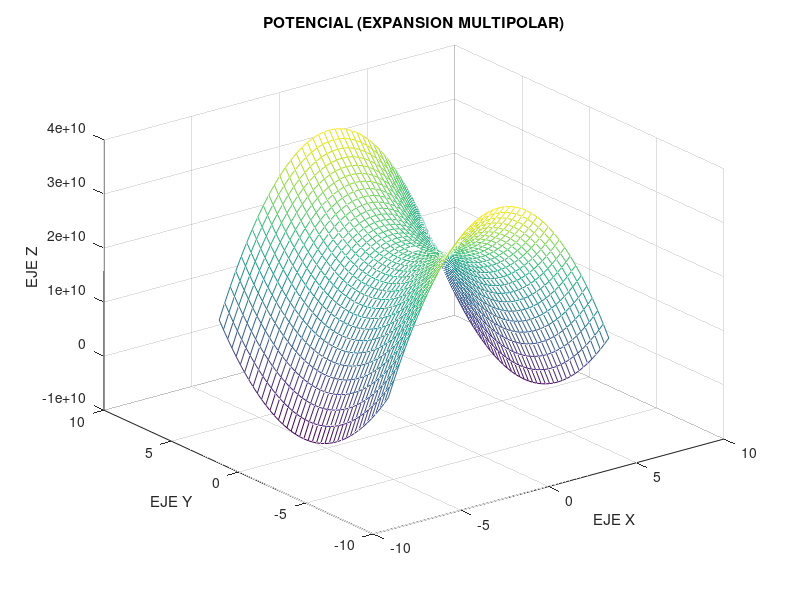
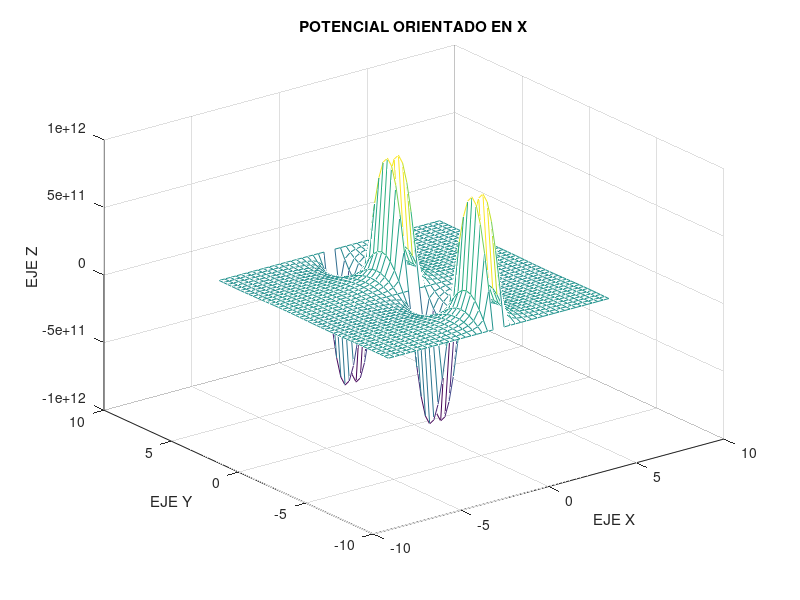
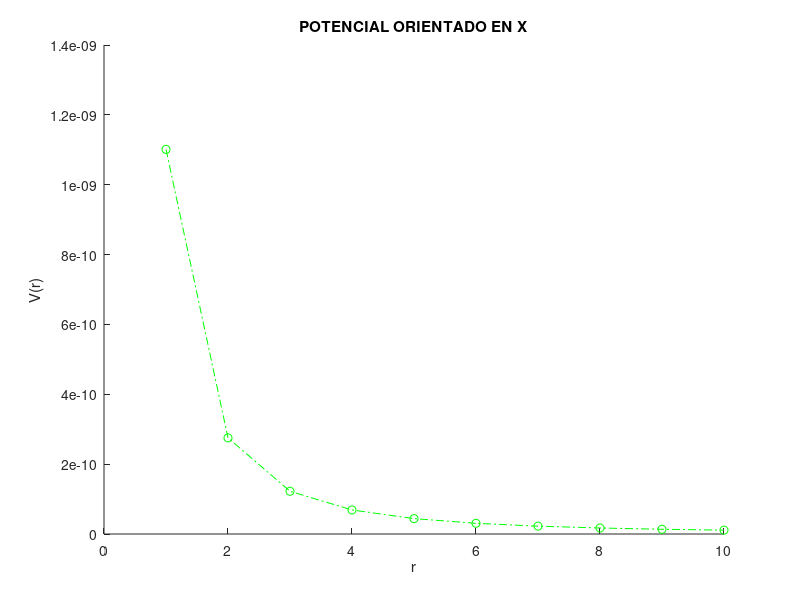
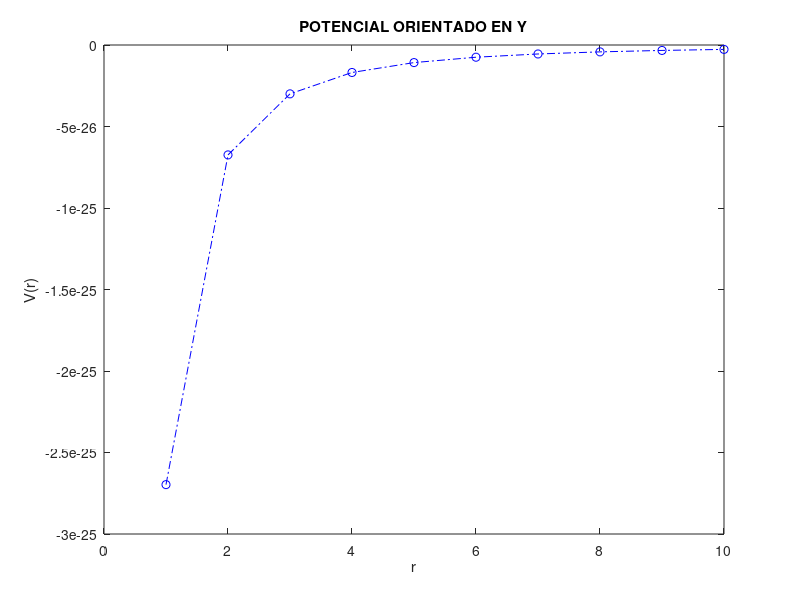

Write MATLAB code to recreate these figures, in order.
# Teoria electromagnetica
# Seccion 30
# Integrantes: Alejandro Duarte 19446, Marco Duarte 19022, Jonathan Pu 19249
# Descripcion: proyecto de representacion grafica de campo electrico y potencial
# de dipolos y medios polarizados

##% DIPOLOS ELECTRICOS Y EXPANSION MULTIPOLAR
##% Primer inciso
##clear; close all; clc;
##N = 20;
##minTheta = -2*pi; maxTheta = 2*pi;
##minPhi = -2*pi; maxPhi = 2*pi;
##minR = 2; maxR = 2;
##
###Vectores para dar un rango a cada variable
##Theta = [-2*pi -pi 0 pi 2*pi];
##R = [-2 -1 0 1 2];
##Phi = [-2*pi -pi 0 pi 2*pi];
##
###Definicion de ejes
### Theta_axis = linspace(minTheta, maxTheta, N);
### Phi_axis = linspace(minPhi, maxPhi, N);
### R_axis = linspace(minR, maxR, N);
##
##R_axis = R.*sin(Theta).*cos(Phi);
##Phi_axis = R.*sin(Theta).*sin(Phi);
##Theta_axis = R.*cos(Theta);
##
##[RG, PhiG, ThetaG] = meshgrid(1:4,1:4,1:4);
##
##
##
###Componentes del campo electrico
##eps0 = 8.85E-12;
##po = 100; #Un valor del momento dipolar para simular las graficas
##k = po/(4*pi*eps0);
##Er = k.*(-2.*sin(ThetaG).*cos(PhiG)-2.*sin(ThetaG).*sin(PhiG)-2.*cos(ThetaG))./(RG.^5);
##Ephi = k.*(sin(PhiG)-cos(PhiG))/(RG.^3); 
##Etheta = k.*(-cos(ThetaG).*cos(PhiG)-cos(ThetaG).*sin(PhiG)+sin(ThetaG))./(RG.^5);
##
##E = sqrt(Er.^2 + Ephi.^2 + Etheta.^2);
##
##u = Er./E;
##v = Ephi./E;
##w = Etheta./E;
##
##figure();
##h = quiver3(RG, PhiG, ThetaG, u, v, w);
##
###Potencial
##
##[pot1, pot2, pot3] = meshgrid(1:4,1:4,1:4);
##Pot = po.*((sin(pot3)).*cos(pot2) + sin(pot3).*sin(pot2) + cos(pot3))./(4*pi.*pot1.^2);
##figure();
##i = quiver3(pot1, pot2, pot3, 1:64, 1:64, 1:64);
##
##
##
##%POLARIZACION
###Problema 1
###Densidades de carga de polarizacion
##
###Definicion de variables
##
##k = 5;
##alpha0 = 10;
##
###Graficar polarizacion
##x=linspace(-1,1,10);
##y=linspace(-2*pi, 2*pi, 10);
##[ss, pp] = meshgrid(x, y);
##u = k.*ss.*e.^((ss.^2)/alpha0).*cos(pp);
##v = k.*ss.*e.^((ss.^2)/alpha0).*sin(pp);
##quiver(ss, pp, u, v)
##axis equal
##j = figure();
##
##xlabel('Eje x')
##ylabel('Eje y')
####s = linspace(1,10,1);
####Pphi = 0:2*pi;
####[ss, pp] = meshgrid(s, Pphi);
######xx = ss.*cos(tt);
######yy = ss.*sin(tt);
####componente_i = k.*e.^((-ss.^2)/alpha0).*cos(pp);
####componente_j = k.*e.^((-ss.^2)/alpha0).*sin(pp);
####
####normalizar = sqrt(componente_i.^2 + componente_j.^2);
####comp_i = componente_i./normalizar;
####comp_j = componente_j./normalizar;
####quiver(ss, pp, comp_i, comp_j)
####axis equal
##
####Pol = k.*e.^((s.^2)/alpha0);
####ThePol = 2*pi;
####mesh(Pol, ThePol, 0*Pol)
####figure();
###volumetrica = (-k.*(e.^(-x.^2)/alpha0))*((1./x-(2.*x/alpha0)));


clear; close all; clc;
% POTENCIAL APROXIMADO DE LA DENSIDAD DE CARGA
figure
r = [-2*pi:pi/10:2*pi];
theta = [-2*pi:pi/10:2*pi];
[Mx, My] = meshgrid(r, theta);
Mz = 89991804694*(0.25-((Mx.^2+My.^2)/120).*((3*(cos(atan(My./Mx)).^2)-1)/2));
mesh(Mx, My, Mz)
xlabel('EJE X')
ylabel('EJE Y')
zlabel('EJE Z')
title('POTENCIAL (EXPANSION MULTIPOLAR)')

figure
r1 = [-2*pi:pi/10:2*pi];
theta1 = [-2*pi:pi/10:2*pi];
[Mx1, My1] = meshgrid(r1, theta1);
Mz = 89991804694*(sin(My1)./(r1.^2));
mesh(Mx, My, Mz)
xlabel('EJE X')
ylabel('EJE Y')
zlabel('EJE Z')
title('POTENCIAL ORIENTADO EN X')

#Potencial de dipolo orientado en x
figure
hold on
theta2 = pi;
phi2 = 2.*pi;
r2 = 1:1:10;
#Asumiendo que Po = 0.001
pot_x = 8991804.694*((sin(theta2))*cos(phi2))./(r2.^2);
plot(r2, pot_x, '-.og')
xlabel('r')
ylabel('V(r)')

title('POTENCIAL ORIENTADO EN X')

#Potencial de dipolo orientado en y
figure
theta3 = pi;
phi3 = 2.*pi;
r3 = 1:1:10;
#Asumiendo que Po = 0.001
pot_y = 8991804.694*((sin(theta3))*sin(phi3))./(r3.^2);
plot(r3, pot_y, '-.ob')
xlabel('r')
ylabel('V(r)')

title('POTENCIAL ORIENTADO EN Y')

#Potencial de dipolo orientado en z
figure
theta4 = pi;
phi4 = 2.*pi;
r4 = 1:1:10;
#Asumiendo que Po = 0.001
pot_z = 8991804.694*((cos(theta4))./(r4.^2));
plot(r4, pot_z, '-.om')
xlabel('r')
ylabel('V(r)')

title('POTENCIAL ORIENTADO EN Z')

#Potencial de un cuadripolo paralelo al eje z
figure
a = 5;
q = 1e-9;
d = 6;
R = 0:1:15;
alpha1 = asin(((d/2)^2-R.^2-(a^2)/4)./(a*R.^2));
alpha2 = asin((R+R.^2+(a^2)/4)./a.*R);



pot_qua = (q*d/(1.11e-10))*(((cos(alpha1))./(R.^2+(a^2)/4+a*sin(alpha1).*R))-((cos(alpha2))./(R.^2+(a^2)/4-a*sin(alpha2).*R)));
plot(R, pot_qua, '-.ob')
xlabel('R')
ylabel('V(R)')

title('POTENCIAL DOS DIPOLOS PARALELOS')


##figure
##theta4 = pi;
##r4 = [-2*pi:pi/10:2*pi];
##phi4 = [-2*pi:pi/10:2*pi];
##[Mx1, My1] = meshgrid(r1, theta1);
##Mz = 89991804694*sin(theta4)*(cos(My1)./(r1.^2));
##mesh(Mx, My, Mz)
##xlabel('EJE X')
##ylabel('EJE Y')
##zlabel('EJE Z')
##title('POTENCIAL ORIENTADO EN X')
